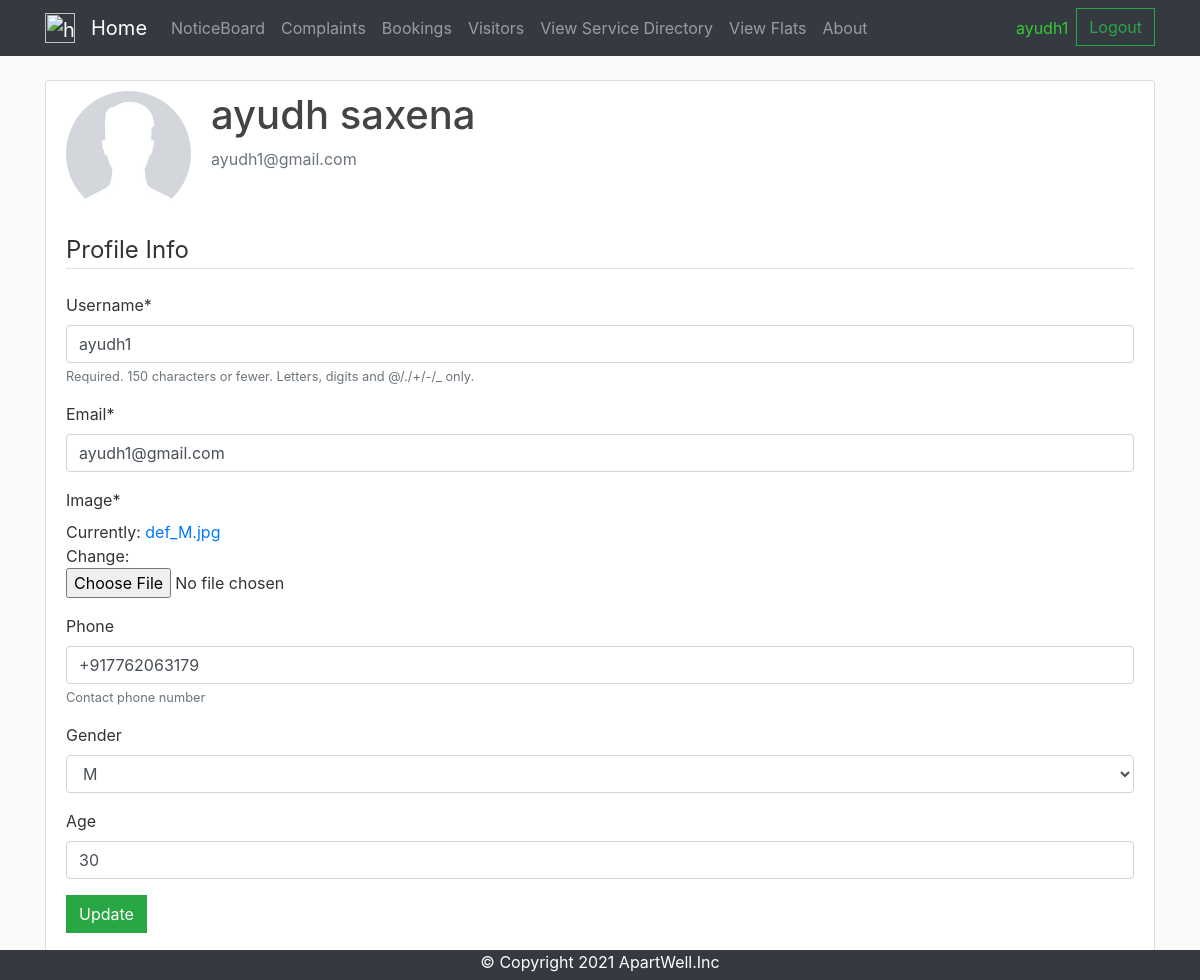
The app's page /profile/ (signed in) with its own data.
### accounts/models.py (models this page shows, shortened)
class Resident(models.Model):
    age = models.IntegerField(blank=True,null=True)
    phone = PhoneNumberField(blank=True, help_text='Contact phone number')
    gender = models.CharField(max_length = 1,blank=True,choices = gender_choices)
    user = models.OneToOneField(User, primary_key=True,on_delete=models.CASCADE)
    image = models.ImageField(default='def_M.jpg', upload_to = 'profile_pics')

### accounts/views.py (the view)
# urls.py: path('profile/',views.profile,name='profile'),
@login_required(login_url="/login_user/")
def profile(request):
    if request.method == 'POST':
        if request.user.profile.type == 'D':
            user_form = user_update(request.POST, instance=request.user)
            pic_form = profile_pic_serv(request.POST,request.FILES,instance=request.user.watchmen)
            edit_form = edit_detail_serv(request.POST,instance = request.user.watchmen)
            if user_form.is_valid() and pic_form.is_valid() and edit_form.is_valid():
                user_form.save()
                pic_form.save()
                edit_form.save()
                messages.success(request, f'Your Account Has been Updated')
                return redirect('home')
            context = {
                'user_form': user_form,
                'pic_form': pic_form,
                'edit_form': edit_form
            }
            return render(request, 'accounts/profile.html', context)
        else:
            user_form = user_update(request.POST, instance=request.user)
            pic_form = profile_pic_res(request.POST,request.FILES,instance=request.user.resident)
            edit_form = edit_detail_res(request.POST,instance=request.user.resident)
            if user_form.is_valid() and pic_form.is_valid() and edit_form.is_valid():
                user_form.save()
                pic_form.save()
                edit_form.save()
                messages.success(request, f'Your Account Has been Updated')
                return redirect('home')
            context = {
                'user_form': user_form,
                'pic_form': pic_form,
                'edit_form': edit_form
            }
            return render(request, 'accounts/profile.html', context)
    else:
        if request.user.profile.type == 'D':
            user_form = user_update(instance = request.user)
            pic_form = profile_pic_serv(instance = request.user.watchmen)
            edit_form = edit_detail_serv(instance = request.user.watchmen)
            context = {
                'user_form': user_form,
                'pic_form': pic_form,
                'edit_form': edit_form
            }
            return render(request, 'accounts/profile.html', context)
        else:
            user_form = user_update(instance = request.user)
            pic_form = profile_pic_res(instance = request.user.resident)
            edit_form = edit_detail_res(instance=request.user.resident)
            context = {
                'user_form': user_form,
                'pic_form': pic_form,
                'edit_form': edit_form
            }
            return render(request, 'accounts/profile.html', context)

### accounts/forms.py
class user_update(forms.ModelForm):
    email = forms.EmailField()
    class Meta:
        model = User
        fields = ['username','email']

class profile_pic_res(forms.ModelForm):
    class Meta:
        model = Resident
        fields = ['image']

### accounts/templates/accounts/profile.html (shortened to what this page needs)
{% extends "base.html" %}
{%load crispy_forms_tags%}
{%block content%}
<div class="content-section">
  <div class="media">
    {% if user.profile.type == 'P' %}
    <img class="rounded-circle account-img" src="{{user.resident.image.url}}" width = "118" height = "118">
    <div class="media-body">
      <h2 class="account-heading">{{ user.first_name}} {{user.last_name}}</h2>
    {% else %}
    <img class="rounded-circle account-img" src="{{user.watchmen.image.url}}" width = "118" height = "118">
    <div class="media-body">
      <h2 class="account-heading">{{ user.first_name }} {{user.last_name}}</h2>
    {% endif %}
      <p class="text-secondary">{{user.email}}</p>
    </div>
  </div>
  <form method = "POST" enctype = "multipart/form-data">
    <fieldset class="form =-group">
      <legend class = "border-bottom mb-4">Profile Info</legend>
      {{user_form|crispy}}
      {{pic_form|crispy}}
      {{edit_form|crispy}}
    </fieldset>
    <div class="form-group">
      <button class = "btn btn-success" type = "submit">Update</button>
    </div>
  </form>
</div>
{% endblock content%}

### templates/base.html (shortened to what this page needs)
{% load static %}
<html>
<head>
	<link rel="stylesheet" href="https://stackpath.bootstrapcdn.com/bootstrap/4.4.1/css/bootstrap.min.css">
	<link rel="stylesheet" type="text/css" href="{% static 'main.css' %}">
</head>
<body>
<nav class="navbar navbar-expand-lg navbar-dark bg-dark">
	<div class="container">
	  <a class="navbar-brand" href="{% url 'home' %}"><img  src="/static/apartments.png" width = "30" height = "30" alt="home" /></a>
	  <a class="navbar-brand" href="{% url 'home' %}">Home</a>
	  <div class="collapse navbar-collapse" id="navbarSupportedContent">
	    <ul class="navbar-nav mr-auto">
	    					<a class="nav-item nav-link" href="{% url 'noticeboard_notice_list' %}">NoticeBoard</a>
				{% if user.is_authenticated %}
						{% if user.is_superuser%}
							<a class="nav-item nav-link" href="{% url 'complaints:admin-complaint' %}">Complaints</a>
							<a class="nav-item nav-link" href="{% url 'bookings:admin-booking' %}">Bookings</a>
							<li class="nav-item dropdown">
							 <a class="nav-link dropdown-toggle" href="#" id="navbarDropdown" role="button" data-toggle="dropdown" aria-haspopup="true" aria-expanded="false">
								 Add User
							 </a>
							 <div class="dropdown-menu" aria-labelledby="navbarDropdown">
								 <a class="dropdown-item" href="{% url 'accounts:signup_resident' %}">Resident</a>
								 <div class="dropdown-divider"></div>
								 <a class="dropdown-item" href="{% url 'accounts:signup_watchmen' %}">Watchmen</a>
							 </div>
						 	</li>
						 	<a class="nav-item nav-link" href="{% url 'buildings:main_view'%}">View</a>
						{% elif user.profile.type == 'D' %}
							<a class="nav-item nav-link" href="{% url 'visitors:visitors_watchman' %}">Visitor Entry</a>
           				{% else %}
					 		 <a class="nav-item nav-link" href="{% url 'complaints:complaints_display' %}">Complaints</a>
			 				 <a class="nav-item nav-link" href="{% url 'bookings:bookings_display' %}">Bookings</a>
			 				 <a class="nav-item nav-link" href="{% url 'visitors:visitors_display' %}">Visitors</a>
  		                     <a class="nav-item nav-link" href="{% url 'buildings:service_directory_details'%}">View Service Directory</a>
  		                     <a class="nav-item nav-link" href="{% url 'buildings:flat_details'%}">View Flats</a>
					 {% endif %}
			 {% endif %}
			 <a class="nav-item nav-link" href="{% url 'about' %}">About</a>
	    </ul>
			<div class="form-inline my-2 my-lg-0">
					{% if not user.is_authenticated %}
							<a href="{% url 'accounts:login_user' %}">
									<button class="btn btn-outline-success my-2 my-sm-0" type="button">Log In</button>
							</a>
							<!-- <a href="{% url 'accounts:signup_resident' %}">
									<button class="btn btn-outline-success my-2 my-sm-0 ml-2" type="button" >
											Sign Up
									</button>
							</a> -->
					{% else %}
					<div class="navbar-nav">
							{% if user.is_superuser  %}
											<a class="nav-item nav-link" href="#" >{{ user.username }}</a>
											<a href="{% url 'accounts:logout_user' %}">
													<button class="btn btn-outline-success my-2 my-sm-0" type="button">Logout</button>
											</a>
							{% else%}
								<a class="nav-item nav-link" href="{% url 'accounts:profile' %}" style="color: #32CD32">{{ user.username }}</a>
								<a href="{% url 'accounts:logout_user' %}">
									<button class="btn btn-outline-success my-2 my-sm-0" type="button">Logout</button>
								</a>
							{% endif %}
					</div>
					{% endif %}
			</div>
		</div>
	</div>
</nav>
		<div class="container">
            <br>
            {% block content %}
            {% endblock content %}
         </div>
</body>
<div class="footer">
  <p>&copy; Copyright 2021 ApartWell.Inc</p>
</div>
</html>

### assets/main.css (style rules this page uses)
body { background: #fafafa; color: #333333; margin-top: 0rem; }
h1, h2, h3, h4, h5, h6 { color: #444444; }
ul { margin: 0; }
.content-section { background: #ffffff; padding: 10px 20px; border: 1px solid #dddddd; border-radius: 3px; margin-bottom: 20px; }
.account-img { height: 125px; width: 125px; margin-right: 20px; margin-bottom: 16px; }
.account-heading { font-size: 2.5rem; }
.bg-dark { background-color: #2d2e2f;!important; }
.btn { border-radius: 0; }

### templates/base.html (style rules this page uses)
.footer { position: fixed; left: 0; bottom: -10px; width: 100%; background-color: #343a40; color: white; text-align: center; }

### records on screen
Resident: phone "+917762063179", gender "M", age "30"

### other values on screen
{{ user.username }} "ayudh1"
{{ user.first_name }} "ayudh"
{{ user.last_name }} "saxena"
{{ user.email }} "ayudh1@gmail.com"
